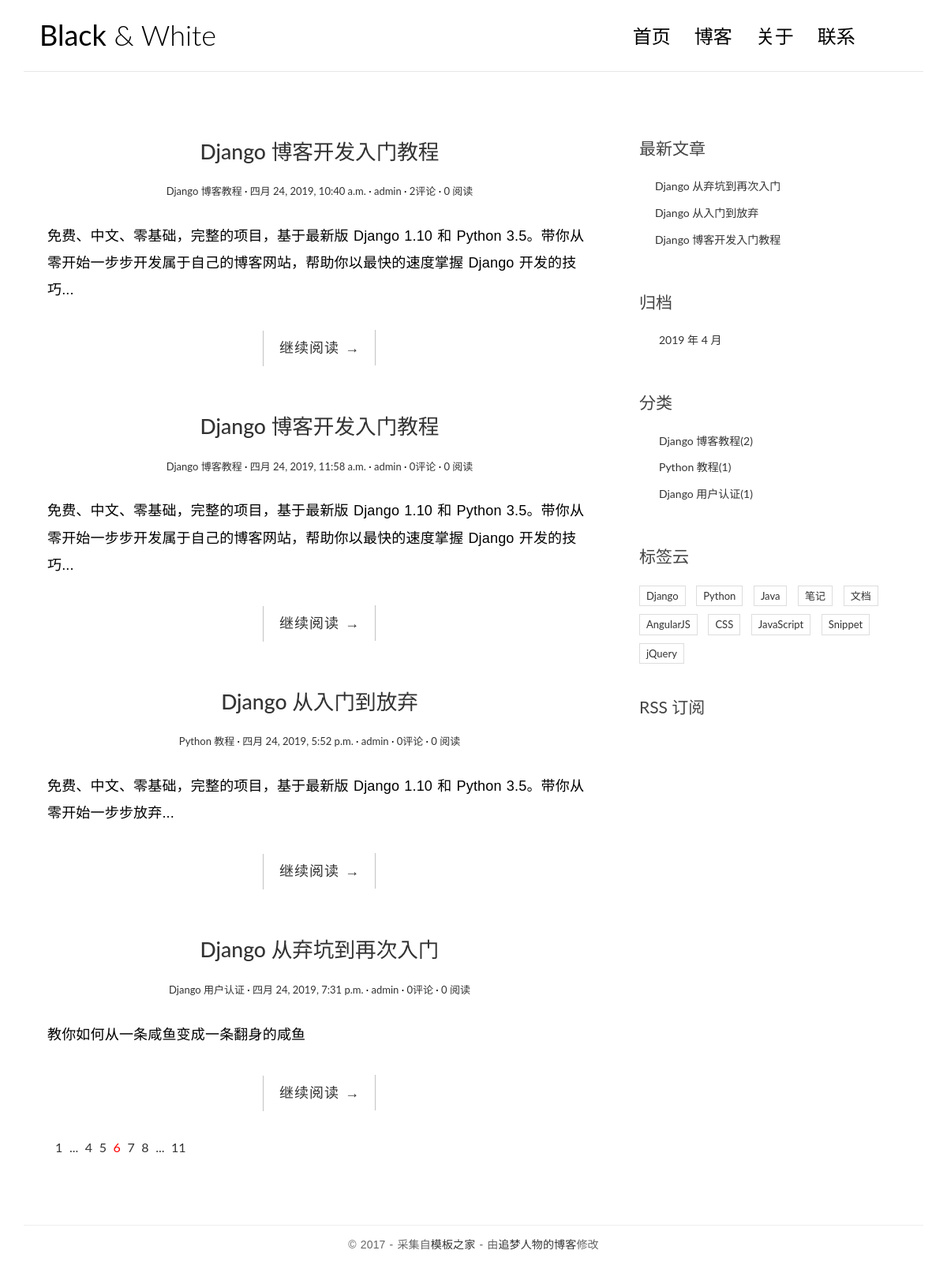
Page /booktest/ on the earlier database version.
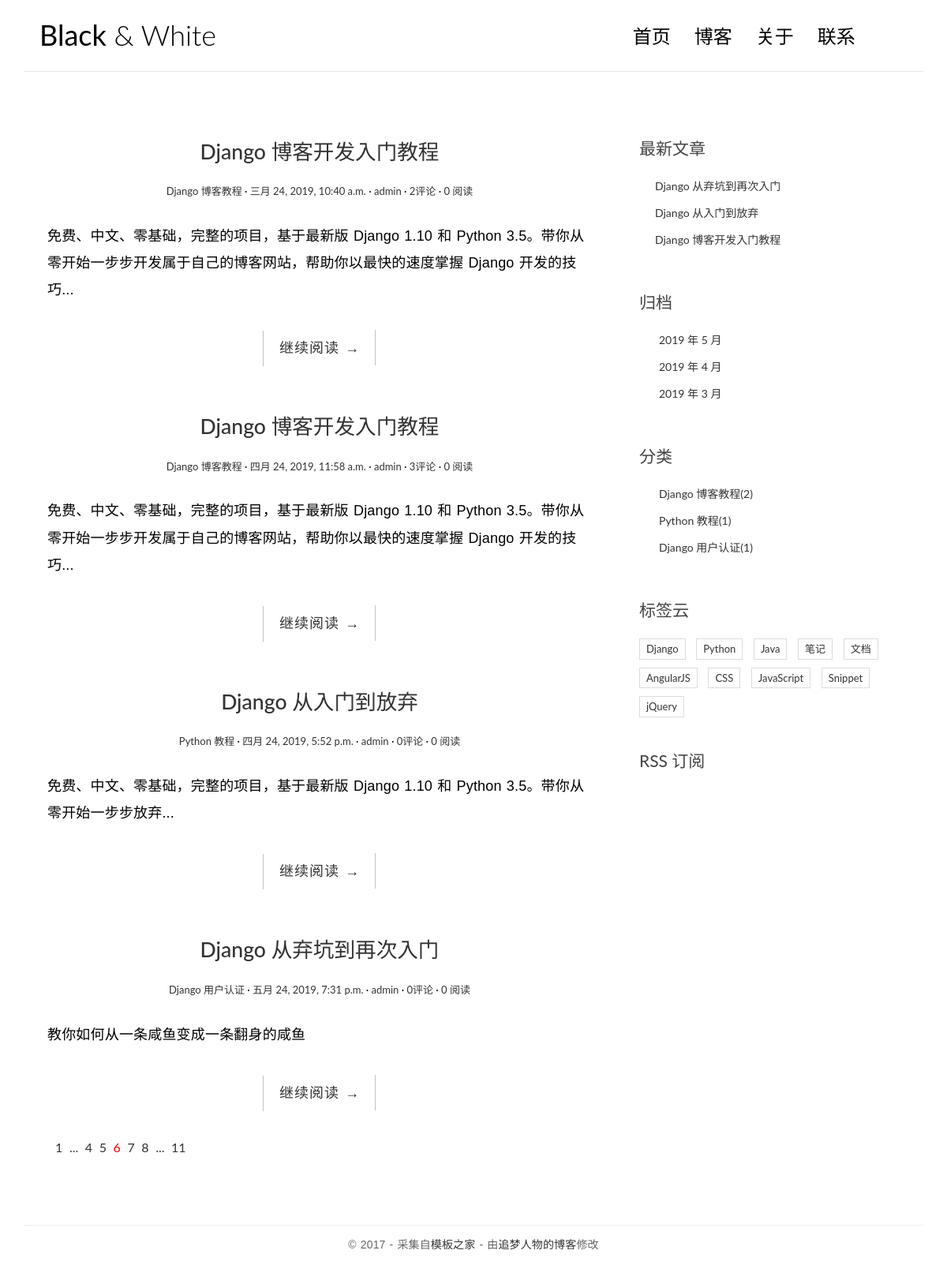
Same page on the later database version.
### booktest/models.py (models this page shows, shortened)
class Post(models.Model):
    title = models.CharField(max_length=20)
    summary = models.CharField(max_length=200,blank=True,null=True)
    body = models.TextField()
    views = models.PositiveIntegerField(default=0)
    create_time = models.DateTimeField(auto_now_add=True)
    modified_time = models.DateTimeField(auto_now=True)
    category = models.ForeignKey(Category,on_delete=models.CASCADE)
    tags = models.ManyToManyField(Tag)
    author = models.ForeignKey(User,on_delete=models.CASCADE)

class Category(models.Model):
    name = models.CharField(max_length=20)

### booktest/views.py (the view)
def index(request):
    book=Post.objects.all()
    category=Category.objects.all()
    tag=Tag.objects.all()
    return render(request,'booktest/index.html',{'book':book,'category':category,'tag':tag})

### booktest/templatetags/extend_fun.py (called while the page is built)
@register.simple_tag
def getlatestposts():
    return Post.objects.all().dates('create_time','month',order='DESC')

@register.simple_tag
def latest_post(num=3):
    latest_post=Post.objects.all().order_by('-create_time')[:num]
    return latest_post

### templates/booktest/index.html
{% extends 'booktest/base.html' %}
{% block post1 %}
    {% for b in book %}
    <article class="post post-1">
        <header class="entry-header">
            <h1 class="entry-title">
                <a href="/booktest/single/{{b.id}}/">{{b.title}}</a>
            </h1>
            <div class="entry-meta">
                <span class="post-category"><a href="#">{{b.category.name}}</a></span>
                <span class="post-date"><a href="#"><time class="entry-date" datetime="2012-11-09T23:15:57+00:00">{{b.create_time}}</time></a></span>
                <span class="post-author"><a href="#">{{b.author}}</a></span>
                <span class="comments-link"><a href="#">{{b.comment_set.all.count}}评论</a></span>
                <span class="views-count"><a href="#">{{b.views}} 阅读</a></span>
            </div>
        </header>
        <div class="entry-content clearfix">
            <p>{{b.summary}}</p>
            <div class="read-more cl-effect-14">
                <a href="/booktest/single/{{b.id}}/" class="more-link">继续阅读 <span class="meta-nav">→</span></a>
            </div>
        </div>
    </article>
    {% empty %}
        没有文章信息
    {% endfor %}
{% endblock %}
{% block category %}
    {% for c in category %}
        <li>
            <a href="/booktest/category/{{c.id}}">{{c.name}}<span class="post-count">({{c.post_set.count}})</span></a>
        </li>
    {% endfor %}
{% endblock %}
{% block tag %}
    {% for t in tag %}
        <li>
            <a href="/booktest/tag/{{t.id}}">{{t.name}}</a>
        </li>
    {% endfor %}
{% endblock %}

### templates/booktest/base.html (shortened to what the changed rows need)
{% load extend_fun %}
<!DOCTYPE html>
<html>
<head>
    <link rel="stylesheet" href="/static/css/bootstrap.min.css">
    <link rel="stylesheet" href="http://code.ionicframework.com/ionicons/2.0.1/css/ionicons.min.css">
    <link rel="stylesheet" href="/static/css/pace.css">
    <link rel="stylesheet" href="/static/css/custom.css">
</head>
<body>
<div class="container">
    <header id="site-header">
        <div class="row">
            <div class="col-md-4 col-sm-5 col-xs-8">
                <div class="logo">
                    <h1><a href="/booktest/"><b>Black</b> &amp; White</a></h1>
                </div>
            </div>
        </div>
    </header>
</div>
<div class="content-body">
    <div class="container">
        <div class="row">
            <main class="col-md-8">
                {% block post1 %}
                {% endblock %}
            </main>
            <aside class="col-md-4">
                <div class="widget widget-recent-posts">
                    <ul>
                        {% latest_post as la %}
                        {% for book in la %}
                        <li>
                            <a href="{% url 'blog:single' book.id %}">{{book.title}}</a>
                        </li>
                        {% endfor %}
                    </ul>
                </div>
                <div class="widget widget-archives">
                    <ul>
                        {% getlatestposts as get %}
                        {% for date in get %}
                        <li>
                            <a href="{% url 'blog:archives' date.year date.month %}">{{date.year}} 年 {{date.month}} 月</a>
                        </li>
                        {% endfor %}
                    </ul>
                </div>
            </aside>
        </div>
    </div>
</div>
</body>
</html>

Differences in the rows shown:
changed Post (number 1 of 4 on the later page): create_time "四月 24, 2019, 10:40 a.m." → "三月 24, 2019, 10:40 a.m."
computed for Post "四月 24, 2019, 11:58 a.m.": comment_set.all.count "0" → "3"
changed Post "Django 从弃坑到再次入门": create_time "四月 24, 2019, 7:31 p.m." → "五月 24, 2019, 7:31 p.m."
Other differences:
new list line: "2019 年 5 月"
new list line: "2019 年 3 月"
